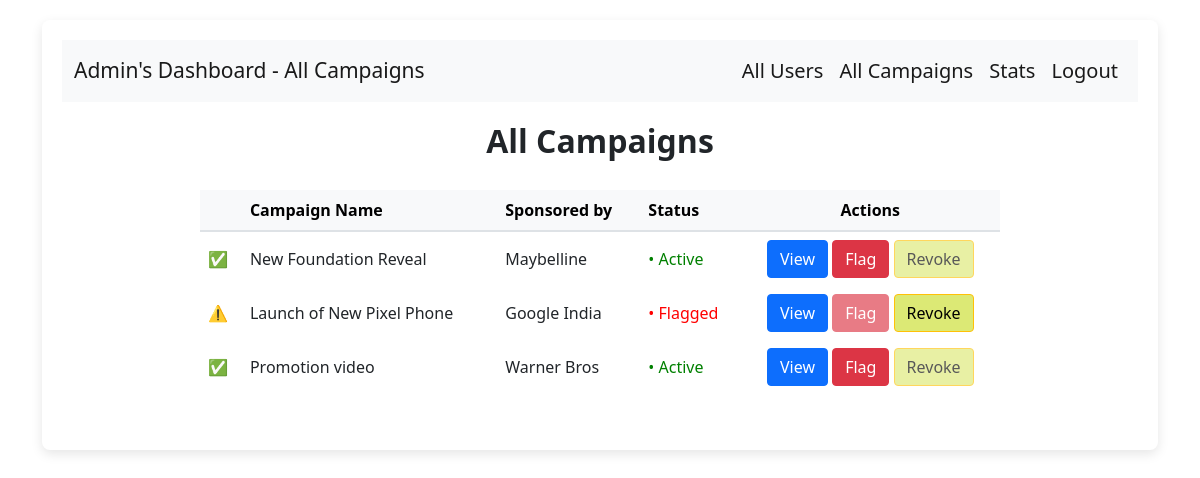
The page /all_campaigns on the database its author committed.
### backend/models.py (models this page shows)
class campaigns(db.Model):
    __tablename__ = "campaigns"
    id = db.Column(db.Integer, primary_key=True)
    sponsor_id = db.Column(db.Integer, db.ForeignKey('sponsors.id'))
    campaign_name = db.Column(db.String, nullable=False)
    campaign_desc = db.Column(db.String, nullable=False)
    campaign_status = db.Column(db.Integer, nullable=False, default=0)
    campaign_budget = db.Column(db.Integer, nullable=False)
    campaign_start_date = db.Column(db.Date, nullable=False)
    campaign_end_date = db.Column(db.Date, nullable=False)
    campaign_category = db.Column(db.String)
    campaign_visibility = db.Column(db.Integer, nullable=False, default=1)
    campaign_sponsor = db.relationship("sponsors", backref="campaign")

class user_table(db.Model):
    __tablename__ = "user_table"
    id = db.Column(db.Integer, primary_key=True)
    email = db.Column(db.String, nullable=False)
    full_name = db.Column(db.String, nullable=False)
    user_name = db.Column(db.String, nullable=False)
    pwd = db.Column(db.String, nullable=False)
    role = db.Column(db.Integer, nullable=False)
    status = db.Column(db.Integer,nullable = False,default = 1)
    user_influencer = db.relationship("influencers", backref="user")
    user_sponsor = db.relationship("sponsors", backref="user")

### backend/controllers.py (the view)
@app.route("/all_campaigns")
def all_campaigns():
    campaigns_list = get_campaigns()
    sponsors_list = get_sponsors()
    users_list = get_users()
    return render_template("admin_templates/admin-all-campaigns.html",campaigns_list = campaigns_list,sponsors_list = sponsors_list,users_list = users_list)

### backend/controllers.py (called while the page is built)
def get_campaigns():
    campaigns_list=campaigns.query.all()
    campaigns_dict={}
    for campaign in campaigns_list:
        if campaign.id not in campaigns_dict.keys():
            campaigns_dict[campaign.id]=[campaign.campaign_name,campaign.sponsor_id,campaign.campaign_desc,campaign.campaign_status,campaign.campaign_budget,campaign.campaign_start_date,campaign.campaign_end_date,campaign.campaign_category,campaign.campaign_visibility]
    return dict(campaigns_dict)

def get_users():
    users = user_table.query.all()
    users_dict = {}
    for user in users:
        if user.id not in users_dict.keys():
            users_dict[user.id] = [user.email,user.full_name,user.user_name,user.role,user.status]
    return dict(users_dict)

def get_sponsors():
    sponsors_data = sponsors.query.all()
    spo_dict = {}
    for spo in sponsors_data:
        if spo.id not in spo_dict.keys():
            spo_dict[spo.id] = [spo.industry,spo.budget]
    return dict(spo_dict)

### templates/admin_templates/admin-all-campaigns.html (shortened to what this page needs)
<!DOCTYPE html>
<html lang="en">
<head>
    <link rel = "stylesheet" href = "/static/admin_dashboard.css">
    <link href="https://cdn.jsdelivr.net/npm/bootstrap@5.0.2/dist/css/bootstrap.min.css" rel="stylesheet">
</head>
<body>
    <div class="container">
        <div class="panel">
          <div>
            <nav class="navbar navbar-expand-lg navbar-light bg-light">
              <div class="container-fluid">
                <a class="navbar-brand" style="font-size: 21px;" href="#">Admin's Dashboard - All Campaigns</a>
                <div class="collapse navbar-collapse justify-content-end" id="navbarNavDropdown">
                  <ul class="navbar-nav" style="font-size: 20px;">
                    <li class="nav-item">
                      <a class="nav-link active" aria-current="page" href="/all_users">All Users</a>
                    </li>
                    <li class="nav-item">
                      <a class="nav-link active" aria-current="page" href="/all_campaigns">All Campaigns</a>
                    </li>
                    <li class="nav-item">
                      <a class="nav-link active" aria-current="page" href="/admin_stats">Stats</a>
                    </li>
                    <li class="nav-item">
                      <a class="nav-link active" aria-current="page" href="/login">Logout</a>
                    </li>
                  </ul>
                </div>
              </div>
            </nav>
          </div>
            <div class="text-center" style = "margin-top : 20px">
              <h2><strong>All Campaigns</strong></h2>
            </div>
            <div id="dashboard-tables" class="table-responsive" style="width: 800px; margin: 20px auto;margin-top : 30px">
              {% if campaigns_list %}
              <table class="table table-hover align-middle table-custom" style="border: none;">
                <thead class="table-light">
                  <tr style="border-bottom: 2px solid #dee2e6;">
                    <th scope="col" style="border: none;"><b></b></th>
                    <th scope="col" style="border: none;"><b>Campaign Name</b></th>
                    <th scope="col" style="border: none;"><b>Sponsored by</b></th>
                    <th scope="col" style="border: none;"><b>Status</b></th>
                    <th scope="col" class="text-center" style="border: none;"><span><b>Actions</b></span></th>
                  </tr>
                </thead>
                <tbody>
                  {% for key, value in campaigns_list.items() %}
                  <tr>
                    <td style="border: none;">
                      {% if value[3] == 0 %}
                          <span style="color: red;">⚠️ </span>
                      {% elif value[3] == 1 %}
                          <span style="color: green;">✅ </span>
                      {% else %}
                          <span style="color: red;">&#10060; </span>
                      {% endif %}
                  </td>
                    <td style="border: none;">{{ value[0] }}</td>
                    <td style="border: none;">{{ users_list[value[1]][1] }}</td>
                    {% if value[3] == 0 %}
                      <td style="color: red; border: none;">&bull; Flagged</td>
                    {% elif value[3] == 1 %}
                      <td style="color: green; border: none;">&bull; Active</td>
                    {% else %}
                      <td style="color: red; border: none;">&bull; Ended</td>
                    {% endif %}
                    <td class="text-center" style="border: none;">
                      <button type="button" class="btn btn-primary" data-bs-toggle="modal" data-bs-target="#viewModal" data-name="{{ value[0] }}" data-sponsor="{{ users_list[value[1]][1] }}" data-desc="{{ value[2] }}" data-status="{{ value[3] }}" data-budget="{{ value[4] }}" data-start="{{ value[5] }}" data-end="{{ value[6] }}">
                        View
                      </button>
                      <button
                        type="button"
                        class="btn btn-danger"
                        data-bs-toggle="modal"
                        data-bs-target="#flagModal"
                        data-id="{{ key }}"
                        data-name="{{ value[0] }}"
                        data-sponsor="{{ users_list[value[1]][1] }}"
                        {% if value[3] == 0 %}disabled aria-label="Flag {{ value[0] }} (disabled)" {% else %} aria-label="Flag {{ value[0] }}"{% endif %}>
                        Flag
                      </button>
                      <button type="button" class="btn btn-warning" style="background-color: rgb(220, 233, 117); color: black;" data-bs-toggle="modal" data-bs-target="#revokeModal" data-id="{{ key }}" data-name="{{ value[0] }}" data-sponsor="{{ users_list[value[1]][1] }}" {% if value[3] == 1 %}disabled{% endif %}>
                        Revoke
                      </button>
                    </td>
                  </tr>
                  {% endfor %}
                </tbody>
              </table>
              {% else %}
              <h2>No Campaigns available</h2>
              {% endif %}
            </div>
          </div>
          </div>
  </body>
  </html>

### static/admin_dashboard.css (style rules this page uses)
.container { margin-top: 20px; }
.btn { background-color: #007bff; color: white; border: none; border-radius: 5px; padding: 10px 15px; transition: background-color 0.3s; }
.navbar { background-color: #343a40; border-radius: 0; }
.navbar-brand { color: #ffffff; }
.nav-link { color: #ffffff; }
.panel { background-color: #ffffff; border-radius: 8px; box-shadow: 0 4px 12px rgba(0, 0, 0, 0.1); padding: 20px; margin-bottom: 20px; }

### rows shown on the page
campaigns: campaign_name "New Foundation Reveal"
user_table: full_name "Maybelline"
campaigns: campaign_name "Launch of New Pixel Phone"
user_table: full_name "Google India"
campaigns: campaign_name "Promotion video"
user_table: full_name "Warner Bros"
